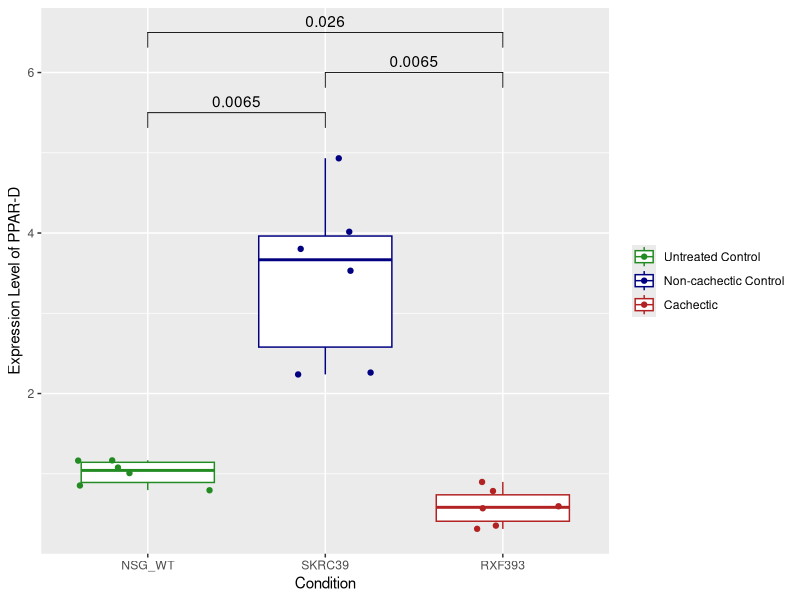
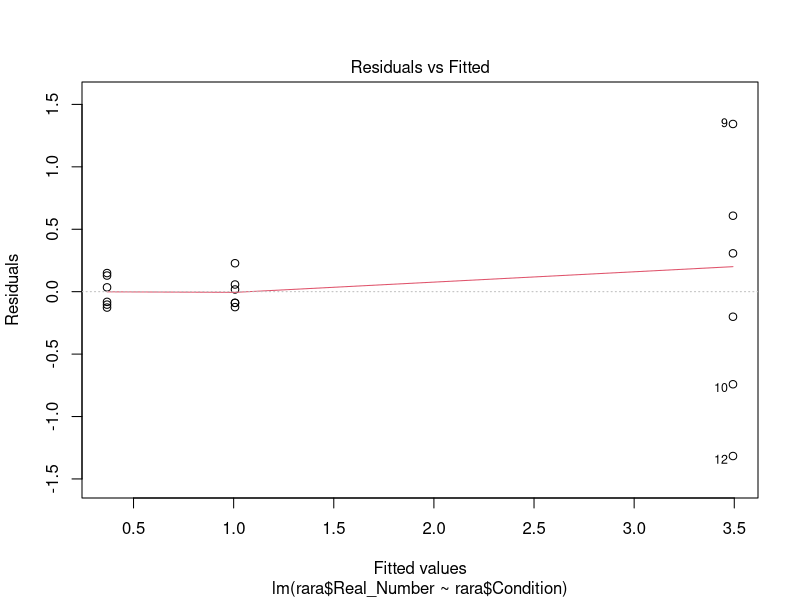
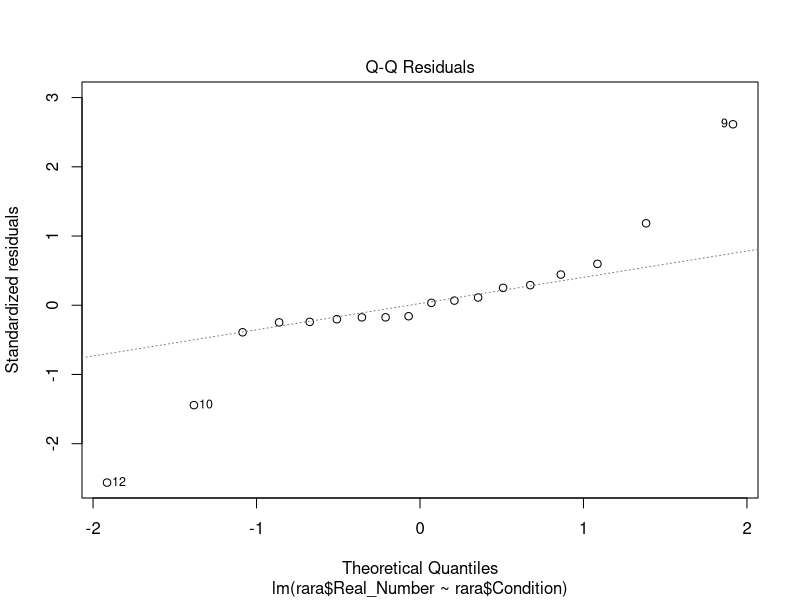
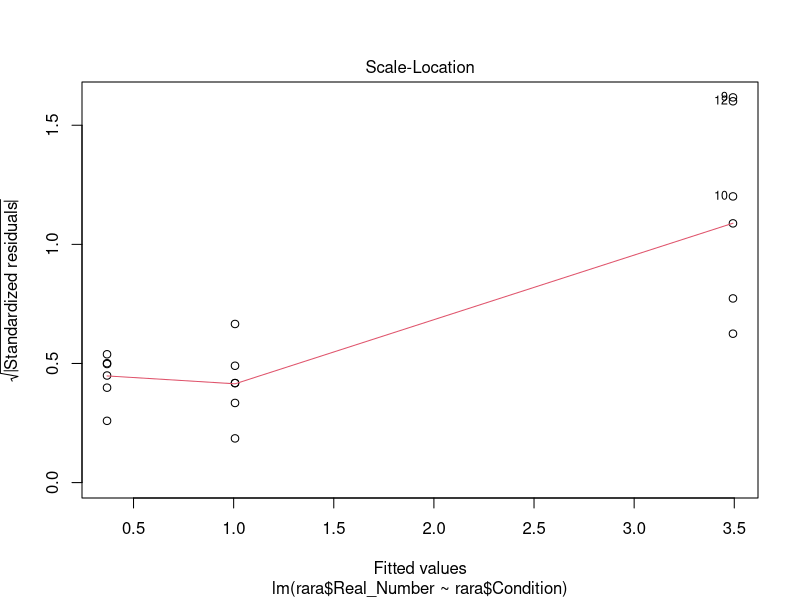
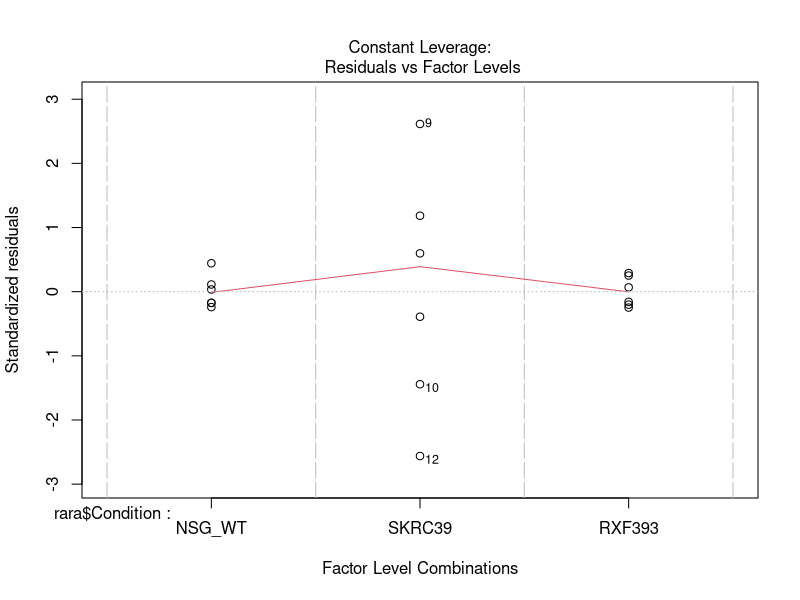
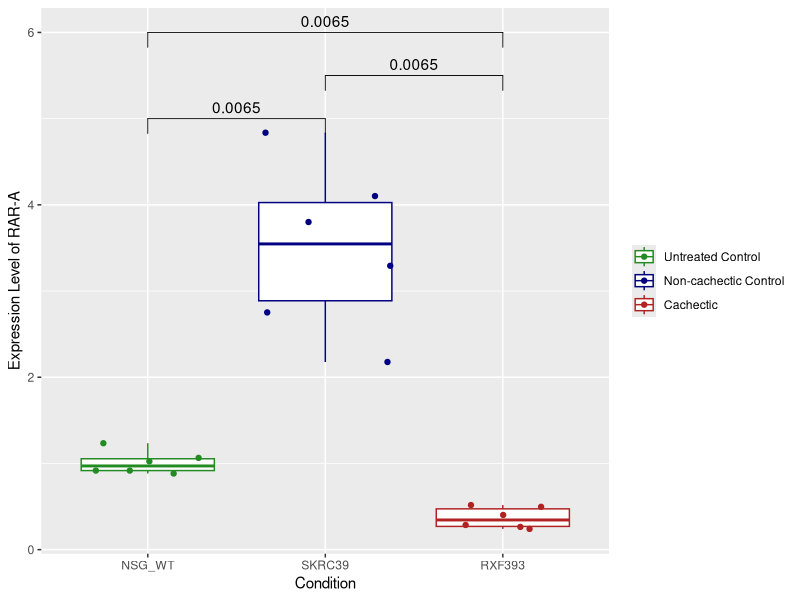
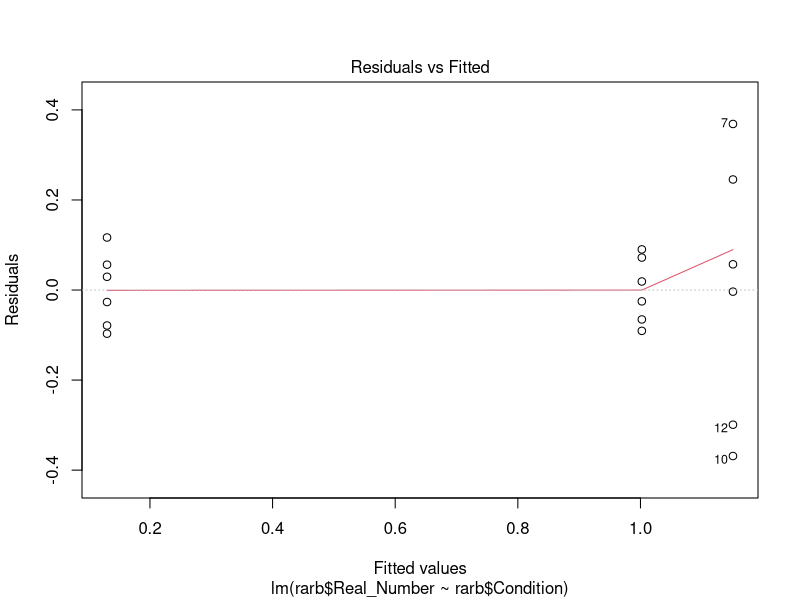
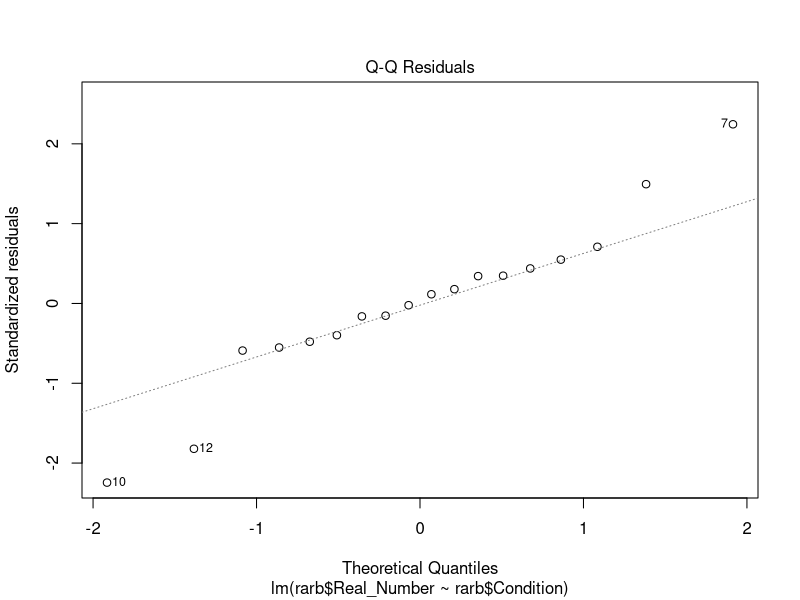

The R script that drew these images, in order:
## ---- chunk 1
knitr::opts_chunk$set(echo = TRUE)
## ---- chunk 2
library(ggplot2)
library(ggpubr)
## ---- chunk 3
tg <- read.csv("TargetGene_qPCR_results.csv")
tg[tg == "PPARD"] <- "PPAR-D"
genes <- unique(tg$Gene)
tg$Group <- rep(NA, nrow(tg))
for (i in seq(nrow(tg))) { 

  if (tg$Condition[i] == "NSG_WT") {
    tg$Group[i] <- "Untreated Control"
  } else if (tg$Condition[i] == "SKRC39") {
    tg$Group[i] <- "Non-cachectic Control"
  } else {
    tg$Group[i] <- "Cachectic"
  }
  }

tg$Condition <- factor(tg$Condition, levels = unique(tg$Condition))
tg$Group <- factor(tg$Group, levels = unique(tg$Group))


ppard <- tg[tg$Gene == "PPAR-D",]
rara <- tg[tg$Gene == "RAR-A",]
rarb <- tg[tg$Gene == "RAR-B",]
stc1 <- tg[tg$Gene == "STC1",]
zpf609 <- tg[tg$Gene == "ZPF609",]

my_comparisons <- list( c("NSG_WT", "SKRC39"), c("SKRC39", "RXF393"))
## ---- chunk 4
ppard_model = lm(ppard$Real_Number ~ ppard$Condition)
plot # not normal
oneway.test(Real_Number ~ Condition, ppard) # unequal variances

kruskal.test(Real_Number ~ Condition, data = ppard)
pairwise.wilcox.test(ppard$Real_Number, 
                     ppard$Condition,
                     p.adjust.method = "bonferroni")

ppard_test <- compare_means(Real_Number ~ Condition, comparisons = my_comparisons, p.adjust.method = "bonferroni", method='wilcox.test', data = ppard) %>% mutate(y.position = c(5.5, 6.5, 6))

ggplot(data = ppard, aes(y = Real_Number, x = Condition, colour = Group)) +
  geom_boxplot() + 
  geom_jitter() +
  xlab("Condition") + 
  ylab("Expression Level of PPAR-D") + 
  scale_colour_manual(values = c("forestgreen", "navy", "firebrick")) + 
  theme(legend.title = element_blank()) +
  stat_pvalue_manual(ppard_test, label = "p.adj") 

ggsave("ppard.jpg", path = "/Users/marianaurera/OneDrive - National University of Singapore/Yale-NUS/Capstone/Figures/Figure 6 (RT-qPCR)",
       width = 6.23,
      height = 3.85)
  
## ---- chunk 5
rara_model = lm(rara$Real_Number ~ rara$Condition)
plot(rara_model) # not normal
oneway.test(Real_Number ~ Condition, rara) # unequal variances

kruskal.test(Real_Number ~ Condition, data = rara)
pairwise.wilcox.test(rara$Real_Number, 
                     rara$Condition,
                     p.adjust.method = "bonferroni")

rara_test <- compare_means(Real_Number ~ Condition, comparisons = my_comparisons, p.adjust.method = "bonferroni", method='wilcox.test', data = rara) %>% mutate(y.position = c(5, 6, 5.5))

ggplot(data = rara, aes(y = Real_Number, x = Condition, colour = Group)) +
  geom_boxplot() + 
  geom_jitter() +
  xlab("Condition") + 
  ylab("Expression Level of RAR-A") + 
  scale_colour_manual(values = c("forestgreen", "navy", "firebrick")) + 
  theme(legend.title = element_blank()) +
  stat_pvalue_manual(rara_test, label = "p.adj")
ggsave("ppard.jpg", path = "/Users/marianaurera/OneDrive - National University of Singapore/Yale-NUS/Capstone/Figures/Figure 6 (RT-qPCR)",
       width = 6.23,
      height = 3.85)

  
## ---- chunk 6
rarb_model = lm(rarb$Real_Number ~ rarb$Condition)
plot(rarb_model) # not normal
oneway.test(Real_Number ~ Condition, rarb) # unequal variances

kruskal.test(Real_Number ~ Condition, data = rarb)
pairwise.wilcox.test(rarb$Real_Number, 
                     rarb$Condition,
                     p.adjust.method = "bonferroni")

rarb_test <- compare_means(Real_Number ~ Condition, comparisons = my_comparisons, p.adjust.method = "bonferroni", method='wilcox.test', data = rarb) %>% mutate(y.position = c(1.6, 2, 1.75))

ggplot(data = rarb, aes(y = Real_Number, x = Condition, colour = Group)) +
  geom_boxplot() + 
  geom_jitter() +
  xlab("Condition") + 
  ylab("Expression Level of RAR-B") + 
  scale_colour_manual(values = c("forestgreen", "navy", "firebrick")) + 
  theme(legend.title = element_blank()) +
  stat_pvalue_manual(rarb_test, label = "p.adj")
ggsave("rarb.jpg", path = "/Users/marianaurera/OneDrive - National University of Singapore/Yale-NUS/Capstone/Figures/Figure 6 (RT-qPCR)",
       width = 6.23,
      height = 3.85)
## ---- chunk 7
stc1_model = lm(stc1$Real_Number ~ stc1$Condition)
plot(stc1_model) # not normal
oneway.test(Real_Number ~ Condition, stc1) # unequal variances

kruskal.test(Real_Number ~ Condition, data = stc1)
pairwise.wilcox.test(stc1$Real_Number, 
                     stc1$Condition,
                     p.adjust.method = "bonferroni")

stc1_test <- compare_means(Real_Number ~ Condition, comparisons = my_comparisons, p.adjust.method = "bonferroni", method='wilcox.test', data = stc1) %>% mutate(y.position = c(3.25, 3.75, 3.5))

ggplot(data = stc1, aes(y = Real_Number, x = Condition, colour = Group)) +
  geom_boxplot() + 
  geom_jitter() +
  xlab("Condition") + 
  ylab("Expression Level of STC1") + 
  scale_colour_manual(values = c("forestgreen", "navy", "firebrick")) + 
  theme(legend.title = element_blank()) +
  stat_pvalue_manual(stc1_test, label = "p.adj")
ggsave("stc1.jpg", path = "/Users/marianaurera/OneDrive - National University of Singapore/Yale-NUS/Capstone/Figures/Figure 6 (RT-qPCR)",
       width = 6.23,
      height = 3.85)
  
## ---- chunk 8
zpf609_model = lm(zpf609$Real_Number ~ zpf609$Condition)
plot(zpf609_model) # not normal
oneway.test(Real_Number ~ Condition, zpf609) # unequal variances

kruskal.test(Real_Number ~ Condition, data = zpf609)
pairwise.wilcox.test(zpf609$Real_Number, 
                     zpf609$Condition,
                     p.adjust.method = "bonferroni")

zpf609_test <- compare_means(Real_Number ~ Condition, comparisons = my_comparisons, p.adjust.method = "bonferroni", method='wilcox.test', data = zpf609) %>% mutate(y.position = c(3.5, 4, 3.75))

ggplot(data = zpf609, aes(y = Real_Number, x = Condition, colour = Group)) +
  geom_boxplot() + 
  geom_jitter() +
  xlab("Condition") + 
  ylab("Expression Level of ZFP609") + 
  scale_colour_manual(values = c("forestgreen", "navy", "firebrick")) + 
  theme(legend.title = element_blank()) +
  stat_pvalue_manual(zpf609_test, label = "p.adj")
ggsave("zfp609.jpg", path = "/Users/marianaurera/OneDrive - National University of Singapore/Yale-NUS/Capstone/Figures/Figure 6 (RT-qPCR)",
       width = 6.23,
      height = 3.85)
  
